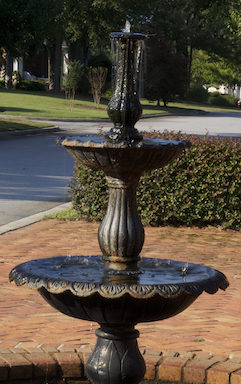
%> input picture inst/spm12/toolbox/rorden/photo.png, 241 x 384 px
$ octave --eval "bmp_yuv;"   (GNU Octave 9; MATLAB toolbox functions it lacks are replaced by stand-ins)
%> lines starting %> are read from the running program, lines starting %| are printed output that depends on the picture; in (x1, y1, x2, y2) boxes, pixels count from 0 and x2, y2 are one past the last pixel; in counts of white or black regions, pixels touching at a corner belong together; the program's own positions count from 1
function bmp_yuv(Filename, Sigma, ShowFigures);
%Blurs y, u, v components of an image, saving output as bitmap with prefix
%  Filename: name of bitmap [optional]
%  BlurPixels: images will be smoothed with based on this FWHM
%  ShowFigures: if TRUE results displayed, else results saved
%Example
% bmp_yuv('photo.png');
% bmp_yuv('cat.jpg',0.75,-0.5,false,'N95'); %non-linear, auto-bias
% bmp_yuv('cat.jpg',0.75,-0.5,true,'L95'); %linear, auto-bias

fprintf('Demo: Humans are more sensitive to changes in brightness than hue.\n');

if (nargin < 1)
   [files,pth] = uigetfile({'*.bmp;*.jpg;*.png;*.tiff;';'*.*'},'Select the Image[s]', 'MultiSelect', 'on');
%> the answer given: photo.png
   files = cellstr(files); %make cellstr regardless of whether user selects single or multiple images
else
    [pth,nam, ext] = fileparts(Filename);
    files = cellstr([nam, ext]);
end;
if (nargin < 2)
    Sigma = 3.0;
end;
if (nargin < 3)
    ShowFigures = true;
end;
Cutoff = ceil(3*Sigma);
%h = fspecial('gaussian',[1,2*Cutoff+1],Sigma)% requires image pro toolbox
h  = fspecial_sub(Cutoff, Sigma);

for i=1:size(files,2) %apply to image(s)
    nam = strvcat(deblank(files(:,i)));
    Inname = fullfile(pth, [nam]);

    %Im = Imread_mat2gray_sub(Inname);
    Im = imread(Inname);
%> Im is the input picture: size 384x241x3 uint8; mean R, G, B 88.7, 78.2, 63.7
    ImSize = size(Im);
%> ImSize = [384 241 3]
    %determine layers: grayscale =1, red/green/blue =3
    if length(ImSize) == 2
        fprintf('Only able to process RGB images - not grayscale\n');
        return; %only one layer - e.g. grayscale image
    end;
    %scale to range 0..1
    if isa(Im,'uint16')
        scale = 1/65535;
    elseif isa(Im,'uint8')
        scale = 1/255;
    else
        fprintf('Unsupported data format\n');
        return;
    end;
    Im = double(Im) .* scale;
%> Im: size 384x241x3 double
    %convert to Y,U,V
    [Y,U,V]=YUV_RGB_sub(Im);
    sY = conv2(h,h,Y,'same'); %smoothed (blurred) Y
    sU = conv2(h,h,U,'same'); %smoothed (blurred) U
    sV = conv2(h,h,V,'same'); %smoothed (blurred) V
    Im_sYUV=RGB_YUV_sub(sY,U,V); %image with blurred Y
    Im_YsUV=RGB_YUV_sub(Y,sU,V); %image with blurred U
    Im_YUsV=RGB_YUV_sub(Y,U,sV); %image with blurred V
    if ShowFigures %display histogram
        figure;
        set(gcf,'color','w');
        subplot(4,3,1);
        image(Im);
        xlabel('Original');
        set(gca,'XTick',[],'YTick',[]);


        subplot(4,3,4);
        image(RGB_Grayscale_sub(Y));
        xlabel('Intensity');
        set(gca,'XTick',[],'YTick',[]);
        subplot(4,3,5);
        image(RGB_GrayscaleX_sub(U));
        xlabel('R-G');
        set(gca,'XTick',[],'YTick',[]);
        subplot(4,3,6);
        image(RGB_GrayscaleX_sub(V));
        xlabel('B-G');
        set(gca,'XTick',[],'YTick',[]);

        subplot(4,3,7);
        image(RGB_Grayscale_sub(sY));
        xlabel('Blurred Intensity');
        set(gca,'XTick',[],'YTick',[]);
        subplot(4,3,8);
        image(RGB_GrayscaleX_sub(sU));
        xlabel('Blurred R-G');
        set(gca,'XTick',[],'YTick',[]);
        subplot(4,3,9);
        image(RGB_GrayscaleX_sub(sV));
        xlabel('Blurred B-G');
        set(gca,'XTick',[],'YTick',[]);


        subplot(4,3,10);
        image(Im_sYUV);
        xlabel('Blurred Intensity');
        set(gca,'XTick',[],'YTick',[]);
        subplot(4,3,11);
        image(Im_YsUV);
        xlabel('Blurred R-G');
        set(gca,'XTick',[],'YTick',[]);
        subplot(4,3,12);
        image(Im_YUsV);
        xlabel('Blurred B-G');
        set(gca,'XTick',[],'YTick',[]);
    else
        imwrite(RGB_Grayscale_sub(sY),fullfile(pth, ['sY_' nam ]));
        imwrite(RGB_GrayscaleX_sub(sU),fullfile(pth, ['sU_' nam ]));
        imwrite(RGB_GrayscaleX_sub(sV),fullfile(pth, ['sV_' nam ]));

        imwrite(Im_sYUV,fullfile(pth, ['sYUV_' nam ]) );
        imwrite(Im_YsUV,fullfile(pth, ['YsUV_' nam ]) );
        imwrite(Im_YUsV,fullfile(pth, ['YUsV_' nam ]) );
    end;
end;

function [H] = fspecial_sub(Cutoff,Sigma);
%construct Gaussian filter
% clones Image Processing Toolbox command
%   h = fspecial('gaussian',[1,2*Cutoff+1],Sigma)
%http://www1.ynao.ac.cn/~jinhuahe/know_base/othertopics/math.htm
%   g(x) = 1/Sigma/sqrt(2*pi) * exp[-(x)^2/2/Sigma^2],
% where sigma is the standard diviation of the gaussian probability distribution.
%   FWHM = 2*sqrt(2*log(2)) * Sigma
% in other words http://en.wikipedia.org/wiki/Full_width_at_half_maximum
%   FWHM = 2.35482004503 * Sigma
% The gaussian function can be expressed in terms of  FWHM as
%    g(x) = 2*sqrt(log(2)/pi)/FWHM * exp(-4*log(2) * (x)^2/FWHM^2)
%    h = 2*sqrt(log(2)/pi)/FWHM * exp(-4*log(2) * [-Cutoff: 1: Cutoff].^2/FWHM^2)
H = 1/Sigma/sqrt(2*pi) * exp(-[-Cutoff: 1: Cutoff].^2/2/Sigma ^2);
H = H/sum(H); %normalize results
%end


function [Y,U,V]=YUV_RGB_sub(Im)
    % This program transform RGB layers to YUV layers....
    %  By  Mohammed Mustafa Siddeq
    %  Date 25/7/2010
    Im=double(Im);
    R=Im(:,:,1); G=Im(:,:,2); B=Im(:,:,3);
    % transfom layers to YUV
    Y=((R+2*G+B)/4);
    U=R-G;
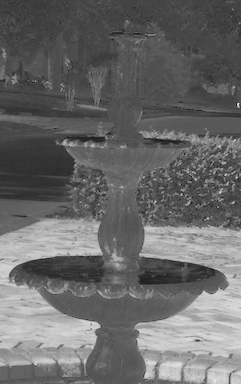
%> U: size 384x241 double; min -0.141, max 0.298, mean 0.041; drawn with min black and max white
    V=B-G;
%> in bmp_yuv, `sU = conv2(h,h,U,'same');`:
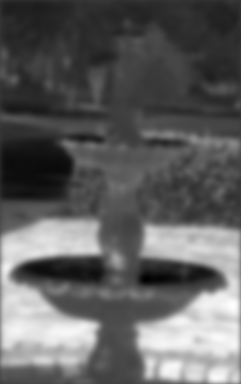
%> sU: size 384x241 double; min -0.0686, max 0.219, mean 0.0403; drawn with min black and max white
%> in bmp_yuv, `sV = conv2(h,h,V,'same');`:
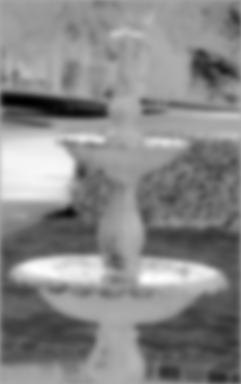
%> sV: size 384x241 double; min -0.256, max 0.12, mean -0.0559; drawn with min black and max white
% end YUV_RGB_sub


function Im=RGB_Grayscale_sub(I)
% This function transforms a grayscale image to RGB
%min(I(:))
%max(I(:))
Im(:,:,1)=I; Im(:,:,2)=I; Im(:,:,3)=I;
Im(Im>1) = 1;% Clip >1
Im(Im<0) = 0;% clip < 0


% end RGB_YUV_sub

function Im=RGB_GrayscaleX_sub(I)
% This function transforms a grayscale image with range -1..1 to RGB with
% range 0..1
Im(:,:,1)=(I+1)/2; Im(:,:,2)=(I+1)/2; Im(:,:,3)=(I+1)/2;
%imshow(uint8(Im)); %warning - imshow requires the image procesing toolbox
% end RGB_YUV_sub

function Im=RGB_YUV_sub(Y,U,V)
% This program transform YUV layers to RGB Layers in one matrix 'Im'....
%  By   Mohammed Mustafa Siddeq
%  Date 25/7/2010
G=((Y-(U+V)/4));
R=U+G;
B=V+G;
%next clip intensities to range 0..1
R(R<0) = 0;
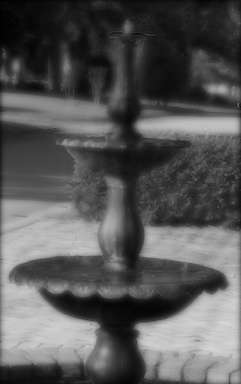
%> R: size 384x241 double; min 0, max 0.846, mean 0.343
G(G<0) = 0;
B(B<0) = 0;
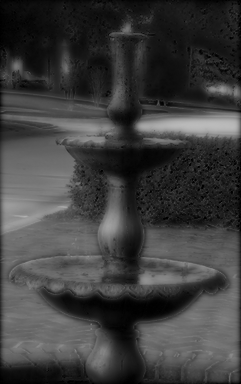
%> B: size 384x241 double; min 0, max 0.738, mean 0.245
R(R>1) = 1;
G(G>1) = 1;
B(B>1) = 1;
Im(:,:,1)=R; Im(:,:,2)=G; Im(:,:,3)=B;
%imshow(uint8(Im)); %warning - imshow requires the image procesing toolbox
% end RGB_YUV_sub


%with regards to RGB_YUV and YUV_RGB:
% Copyright (c) 2011, Mohammed Siddeq
% All rights reserved.
%
% Redistribution and use in source and binary forms, with or without
% modification, are permitted provided that the following conditions are
% met:
%
%     * Redistributions of source code must retain the above copyright
%       notice, this list of conditions and the following disclaimer.
%     * Redistributions in binary form must reproduce the above copyright
%       notice, this list of conditions and the following disclaimer in
%       the documentation and/or other materials provided with the distribution
%
% THIS SOFTWARE IS PROVIDED BY THE COPYRIGHT HOLDERS AND CONTRIBUTORS "AS IS"
% AND ANY EXPRESS OR IMPLIED WARRANTIES, INCLUDING, BUT NOT LIMITED TO, THE
% IMPLIED WARRANTIES OF MERCHANTABILITY AND FITNESS FOR A PARTICULAR PURPOSE
% ARE DISCLAIMED. IN NO EVENT SHALL THE COPYRIGHT OWNER OR CONTRIBUTORS BE
% LIABLE FOR ANY DIRECT, INDIRECT, INCIDENTAL, SPECIAL, EXEMPLARY, OR
% CONSEQUENTIAL DAMAGES (INCLUDING, BUT NOT LIMITED TO, PROCUREMENT OF
% SUBSTITUTE GOODS OR SERVICES; LOSS OF USE, DATA, OR PROFITS; OR BUSINESS
% INTERRUPTION) HOWEVER CAUSED AND ON ANY THEORY OF LIABILITY, WHETHER IN
% CONTRACT, STRICT LIABILITY, OR TORT (INCLUDING NEGLIGENCE OR OTHERWISE)
% ARISING IN ANY WAY OUT OF THE USE OF THIS SOFTWARE, EVEN IF ADVISED OF THE
% POSSIBILITY OF SUCH DAMAGE.
%> in RGB_YUV_sub (call 2), `R(R<0) = 0;`: R: size 384x241 double; min 0, max 0.993, mean 0.347
%> in RGB_YUV_sub (call 2), `G(G<0) = 0;`: G: size 384x241 double; min 0, max 0.975, mean 0.307
%> in RGB_YUV_sub (call 2), `B(B<0) = 0;`: B: size 384x241 double; min 0, max 0.94, mean 0.25
%> in RGB_YUV_sub (call 3), `B=V+G;`:
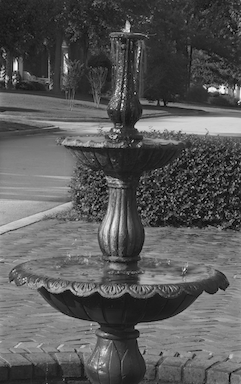
%> B: size 384x241 double; min -0.11, max 0.93, mean 0.251; drawn with min black and max white
%> in RGB_YUV_sub (call 3), `R(R<0) = 0;`: R: size 384x241 double; min 0, max 1.01, mean 0.348
%> in RGB_YUV_sub (call 3), `G(G<0) = 0;`: G: size 384x241 double; min 0, max 0.987, mean 0.307
%> in RGB_YUV_sub (call 3), `B(B<0) = 0;`: B: size 384x241 double; 2.65% of pixels changed, all inside (x1, y1, x2, y2) = (0, 1, 241, 384)
%> in RGB_YUV_sub (call 3), `R(R>1) = 1;`: R: size 384x241 double; min 0, max 1, mean 0.348; mean of the top-left, top-right, bottom-left and bottom-right quarters 0.237, 0.225, 0.49, 0.439
%> in RGB_GrayscaleX_sub (call 2), `Im(:,:,1)=(I+1)/2`:
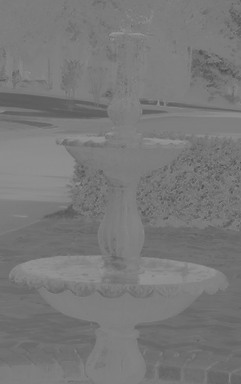
%> Im: size 384x241 double; min 0.292, max 0.59, mean 0.471

$ run again, with inst/spm12/toolbox/rorden/disco_sm.png copied over inst/spm12/toolbox/rorden/photo.png
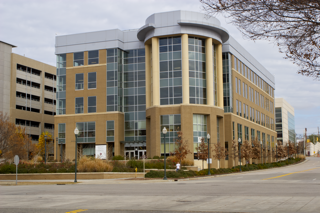
%> input picture inst/spm12/toolbox/rorden/disco_sm.png, 320 x 213 px
%> in bmp_yuv, Im is the input picture: size 213x320x3 uint8; mean R, G, B 144, 136.5, 125.3
%> in RGB_YUV_sub, `B(B<0) = 0;`:
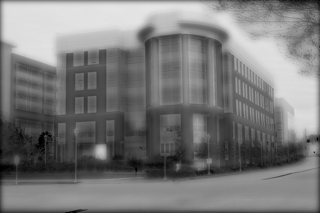
%> B: size 213x320 double; min 0, max 0.904, mean 0.481
%> in RGB_GrayscaleX_sub (call 2), `Im(:,:,1)=(I+1)/2`:
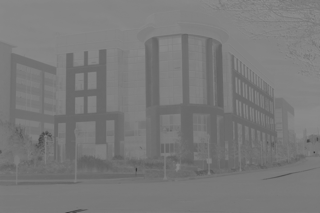
%> Im: size 213x320 double; min 0.222, max 0.553, mean 0.478

$ run again, with inst/spm12/toolbox/rorden/pepper.jpg saved as inst/spm12/toolbox/rorden/photo.png
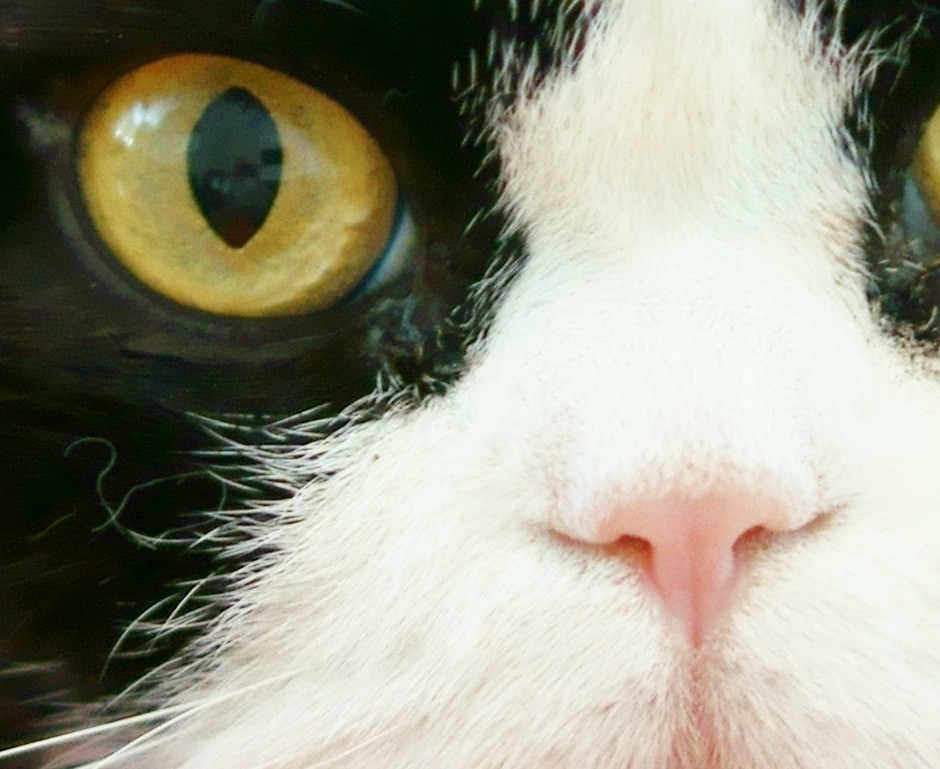
%> input picture inst/spm12/toolbox/rorden/pepper.jpg, 940 x 769 px
%> in bmp_yuv, Im is the input picture: size 769x940x3 uint8; mean R, G, B 151.3, 150.8, 134.1
%> in YUV_RGB_sub, `V=B-G;`:
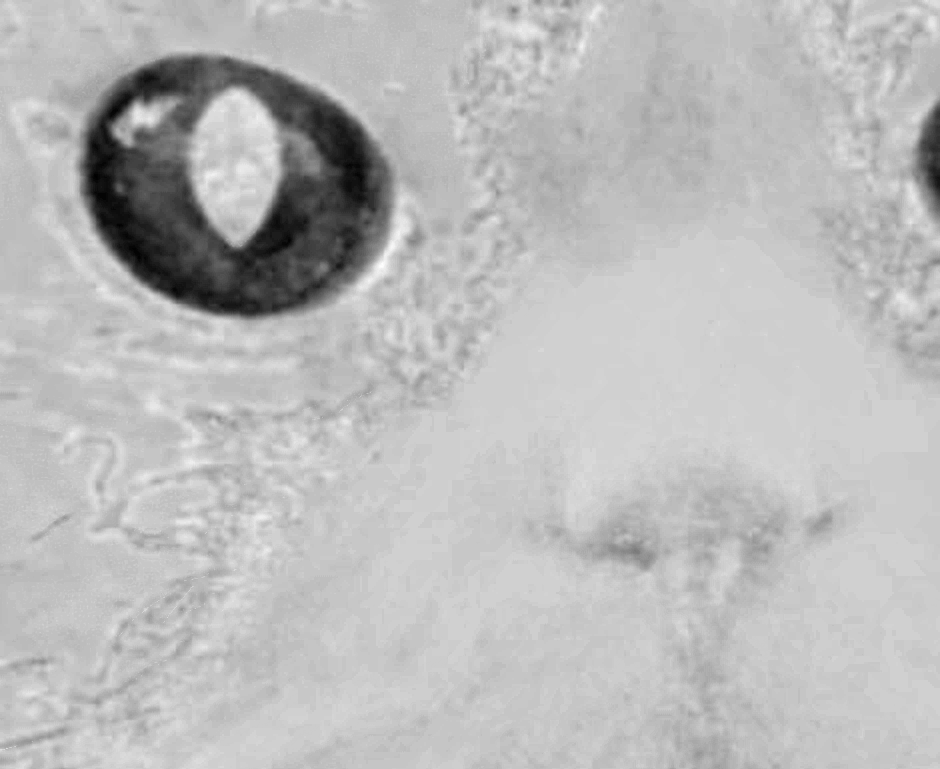
%> V: size 769x940 double; min -0.396, max 0.0549, mean -0.0657; drawn with min black and max white
%> in RGB_GrayscaleX_sub (call 2), `Im(:,:,1)=(I+1)/2`:
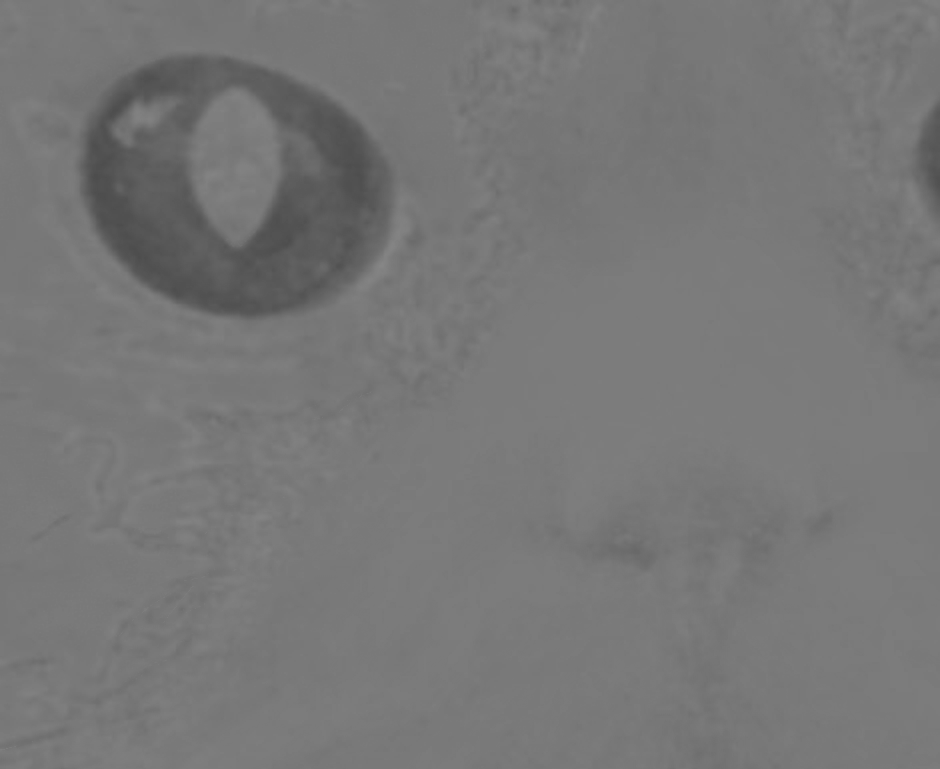
%> Im: size 769x940 double; min 0.302, max 0.527, mean 0.467
